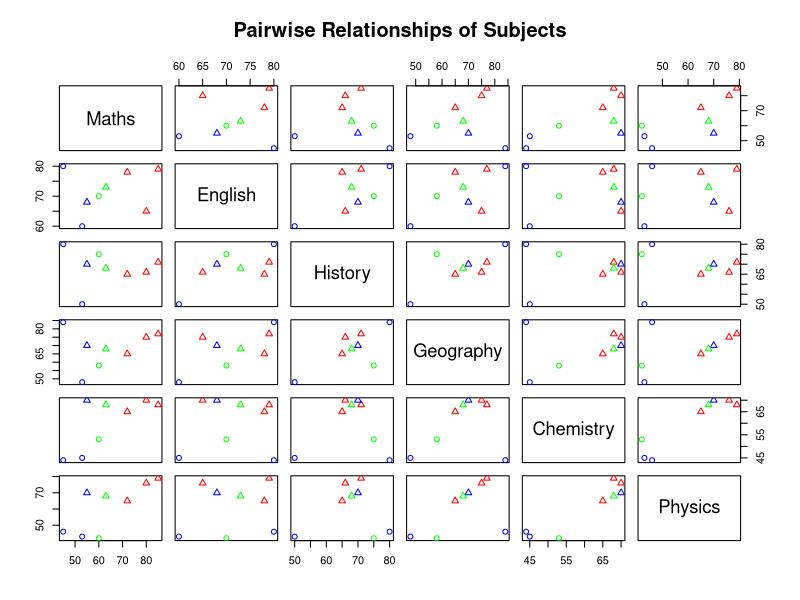

Write R code to recreate this figure.
# Filename: _076_pair_plot.R
# Title: Pair plot in R
# Author: Raghava | GitHub: @raghavtwenty
# Date Created: July 6, 2024 | Last Updated: July 6, 2024
# Language: R | Version: 4.4.0

# Dataset
info <- data.frame(
    maths = c(60, 80, 53, 85, 45, 55, 72, 63),
    english = c(70, 65, 60, 79, 80, 68, 78, 73),
    history = c(75, 66, 50, 71, 80, 70, 65, 68),
    geography = c(58, 75, 48, 77, 84, 70, 65, 68),
    chemistry = c(53, 70, 45, 68, 44, 70, 65, 68),
    physics = c(42, 76, 43, 79, 46, 70, 65, 68)
)

# Print the updated dataframe
print(info)

# Customize pairs plot with colors and symbols
pairs(info, 
      col = c("blue", "green", "red")[as.numeric(cut(info$maths, 3))],  # colors based on math grades
      pch = c(1, 2)[as.numeric(cut(info$physics, 2))],  # colors based on physics grades
      main = "Pairwise Relationships of Subjects",
      labels = c("Maths", "English", "History", "Geography", "Chemistry", "Physics"),
)


